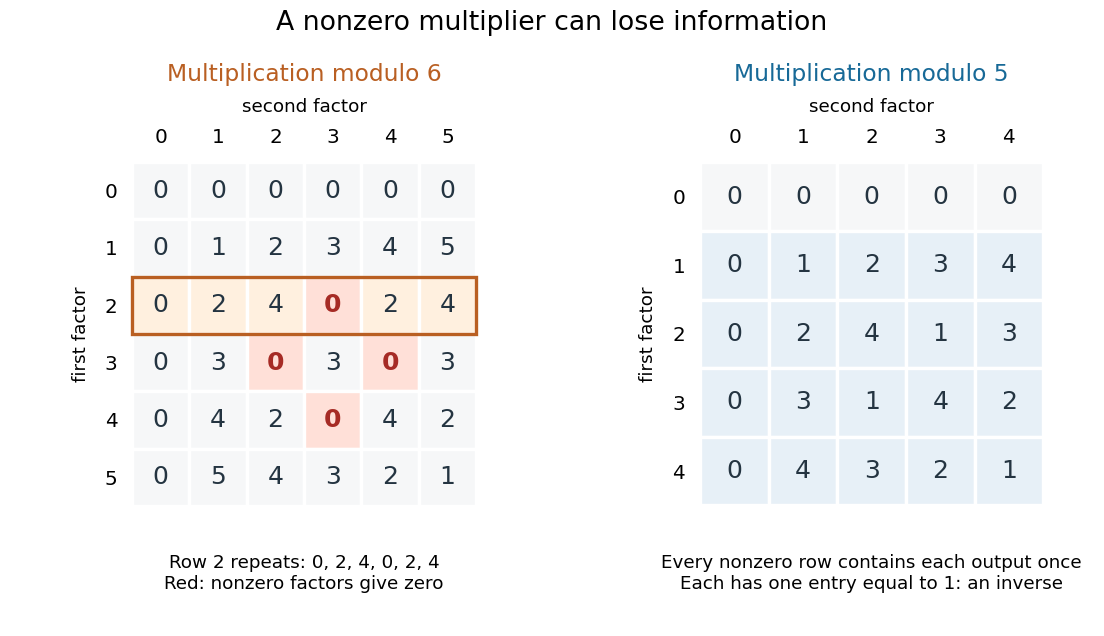

Python code for this plot:
"""Compare computed residue-ring products; write the matching PNG to cwd.

Tested with Python 3.14.4, NumPy 2.3.5, and Matplotlib 3.10.7.
"""

from pathlib import Path

import matplotlib
matplotlib.use("Agg")
import matplotlib.pyplot as plt
from matplotlib.patches import Rectangle
import numpy as np


def multiplication_table(n):
    residues = np.arange(n, dtype=int)
    return np.outer(residues, residues) % n


def main():
    six, five = multiplication_table(6), multiplication_table(5)
    assert six[2].tolist() == [0, 2, 4, 0, 2, 4]
    assert np.flatnonzero(six[2] == 2).tolist() == [1, 4]
    assert np.flatnonzero(six[2] == 1).tolist() == []
    assert six[2, 3] == six[4, 3] == 0
    assert [a for a in range(6) if 1 in six[a]] == [1, 5]
    for row in five[1:]:
        assert sorted(row.tolist()) == list(range(5))
    assert [int(np.flatnonzero(five[a] == 1)[0]) for a in range(1, 5)] == [1, 3, 2, 4]

    fig, axes = plt.subplots(1, 2, figsize=(9.2, 5.3), dpi=120)
    for ax, n, table, color in zip(axes, (6, 5), (six, five), ("#b95f22", "#176997")):
        for a in range(n):
            for b in range(n):
                nontrivial_zero = a != 0 and b != 0 and table[a, b] == 0
                fill = "#ffe0d8" if nontrivial_zero else (
                    "#fff0df" if n == 6 and a == 2 else (
                        "#e7f0f7" if n == 5 and a != 0 else "#f6f7f8"))
                ax.add_patch(Rectangle((b - 0.5, a - 0.5), 1, 1,
                                       facecolor=fill, edgecolor="white", linewidth=2))
                ax.text(b, a, str(table[a, b]), ha="center", va="center", fontsize=15,
                        color="#a62b25" if nontrivial_zero else "#243441",
                        fontweight="bold" if nontrivial_zero else "normal")
        if n == 6:
            ax.add_patch(Rectangle((-0.5, 1.5), n, 1, fill=False,
                                   edgecolor=color, linewidth=2))
        ax.set_xticks(range(n))
        ax.set_yticks(range(n))
        ax.tick_params(length=0, labelsize=12, pad=7)
        ax.xaxis.tick_top()
        ax.xaxis.set_label_position("top")
        ax.set_xlabel("second factor", fontsize=11, labelpad=10)
        ax.set_ylabel("first factor", fontsize=11, labelpad=9)
        ax.set_xlim(-0.55, n - 0.45)
        ax.set_ylim(n - 0.45, -0.55)
        ax.set_aspect("equal")
        for spine in ax.spines.values():
            spine.set_visible(False)
        ax.set_title(f"Multiplication modulo {n}", color=color, fontsize=14, pad=47)
    axes[0].text(0.5, -0.13, "Row 2 repeats: 0, 2, 4, 0, 2, 4\nRed: nonzero factors give zero",
                 transform=axes[0].transAxes, ha="center", va="top", fontsize=11)
    axes[1].text(0.5, -0.13, "Every nonzero row contains each output once\nEach has one entry equal to 1: an inverse",
                 transform=axes[1].transAxes, ha="center", va="top", fontsize=11)
    fig.suptitle("A nonzero multiplier can lose information", fontsize=16, y=0.985)
    fig.subplots_adjust(left=0.085, right=0.98, bottom=0.20, top=0.75, wspace=0.35)
    fig.savefig(Path.cwd() / Path(__file__).with_suffix(".png").name, facecolor="white")
    plt.close(fig)


if __name__ == "__main__":
    main()
